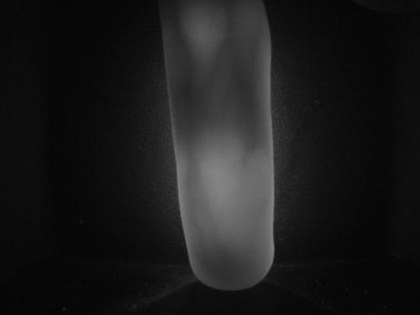
%> input picture experiments/another_test/06.jpg, 420 x 315 px, shrunk from 640 x 480 before the run
$ octave --eval "result = get_vein_curvature(imread('../../experiments/another_test/06.jpg'));"   (GNU Octave 9; MATLAB toolbox functions it lacks are replaced by stand-ins)
%> lines starting %> are read from the running program, lines starting %| are printed output that depends on the picture; in (x1, y1, x2, y2) boxes, pixels count from 0 and x2, y2 are one past the last pixel; in counts of white or black regions, pixels touching at a corner belong together; the program's own positions count from 1
### clean/mhd_classifier/miura_max_curvature.m
function veins = miura_max_curvature(img, fvr, sigma)
%> called with sigma = 3
% Maximum curvature method

% Parameters:
%  img    - Input vascular image
%  fvr    - Finger vein region
%  sigma  - Sigma used for determining derivatives

% Returns:
%  veins - Vein image

% Reference:
% Extraction of finger-vein patterns using maximum curvature points in
%   image profiles
% N. Miura, A. Nagasaka, and T. Miyatake
% IAPR conference on machine vision applications 9 (2005), pp. 347--350

% Author:  Bram Ton <b.t.ton@alumnus.utwente.nl>
% Date:    20th December 2011
% License: Simplified BSD License

% Changelog:
% 2012/01/10 - Speed enhancement by rewriting diag() functions
%              with linear indices.

% Construct filter kernels
winsize = ceil(4*sigma);
[X,Y] = meshgrid(-winsize:winsize, -winsize:winsize);

h = (1/(2*pi*sigma^2)).*exp(-(X.^2 + Y.^2)/(2*sigma^2));
hx = (-X/(sigma^2)).*h;
hxx = ((X.^2 - sigma^2)/(sigma^4)).*h;
hy = hx';
hyy = hxx';
hxy = ((X.*Y)/(sigma^4)).*h;

% Do the actual filtering
fx  = imfilter(img, hx,  'replicate', 'conv');
fxx = imfilter(img, hxx, 'replicate', 'conv');
fy  = imfilter(img, hy,  'replicate', 'conv');
fyy = imfilter(img, hyy, 'replicate', 'conv');
fxy = imfilter(img, hxy, 'replicate', 'conv');
f1  = 0.5*sqrt(2)*(fx + fy); % \
f2  = 0.5*sqrt(2)*(fx - fy); % /
f11 = 0.5*fxx + fxy + 0.5*fyy; % \\
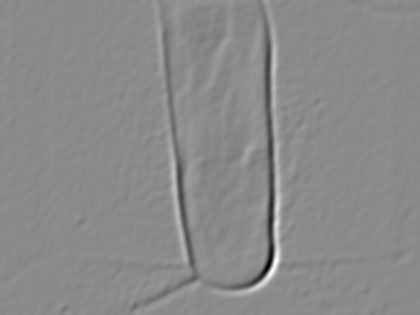
%> f11: size 315x420 double; min -0.00768, max 0.00645, mean -7.1e-06; drawn with min black and max white
f22 = 0.5*fxx - fxy + 0.5*fyy; % //

[img_h, img_w] = size(img); % Image height and width
%> img_h = 315; img_w = 420

%% Calculate curvatures
k = zeros(img_h, img_w, 4);
k(:,:,1) = (fxx./((1 + fx.^2).^(3/2))).*fvr; % hor
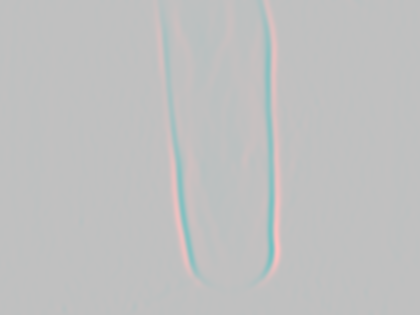
%> k: size 315x420x4 double; mean R, G, B, A -6.2e-06, 0, 0, 0; transparent parts drawn white
k(:,:,2) = (fyy./((1 + fy.^2).^(3/2))).*fvr; % ver
k(:,:,3) = (f11./((1 + f1.^2).^(3/2))).*fvr; % \
k(:,:,4) = (f22./((1 + f2.^2).^(3/2))).*fvr; % /

%% Scores
%V = zeros(img_h, img_w, 4);
Vt = zeros(img_h, img_w, 4);
Wr = 0;

% Horizontal direction
bla = k(:,:,1) > 0;
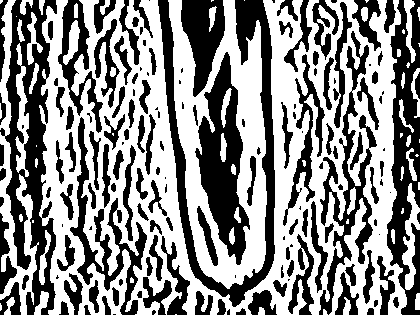
%> bla: size 315x420 logical; 54.9% white; 155 black regions (41 under 20 px), largest, box (x1, y1, x2, y2) and area: (0, 0, 57, 315) 7822, (158, 0, 275, 307) 6812, (387, 0, 420, 315) 5753
for y=1:img_h
    for x=1:img_w
        if(bla(y,x))
            Wr = Wr + 1;
        end

        if ( Wr > 0 && (x == img_w || ~bla(y,x)) )
            if (x == img_w)
                % Reached edge of image
                pos_end = x;
            else
                pos_end = x - 1;
            end

            pos_start = pos_end - Wr + 1; % Start pos of concave
            [~, I] = max(k(y, pos_start:pos_end,1));
            pos_max = pos_start + I - 1;
            Scr = k(y,pos_max,1)*Wr;
            %V(y,pos_max,1) = V(y,pos_max,1) + Scr;
            Vt(y,pos_max) = Vt(y,pos_max) + Scr;
            Wr = 0;
        end
    end
end
%> after the loop, I = 4; Scr = 0.00257; Wr = 0; pos_end = 402; pos_max = 392; pos_start = 389

% Vertical direction
bla = k(:,:,2) > 0;
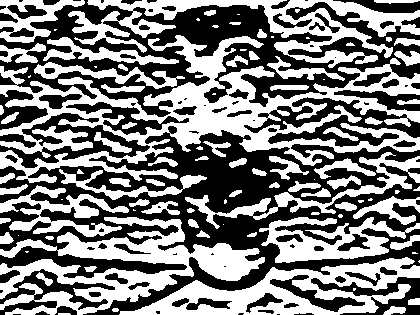
%> bla: size 315x420 logical; 48.9% white; 97 white regions (27 under 20 px), largest, box (x1, y1, x2, y2) and area: (0, 35, 420, 183) 19053, (0, 217, 265, 315) 9794, (68, 0, 420, 68) 7460
for x=1:img_w
    for y=1:img_h
        if(bla(y,x))
            Wr = Wr + 1;
        end

        if ( Wr > 0 && (y == img_h || ~bla(y,x)) )
            if (x == img_h)
                % Reached edge of image
                pos_end = y;
            else
                pos_end = y - 1;
            end

            pos_start = pos_end - Wr + 1; % Start pos of concave
            [~, I] = max(k(pos_start:pos_end,x,2));
            pos_max = pos_start + I - 1;
            Scr = k(pos_max,x,2)*Wr;
            %V(pos_max,x,2) = V(pos_max,x,2) + Scr;
            Vt(pos_max,x) = Vt(pos_max,x) + Scr;
            Wr = 0;
        end
    end
end
%> Vt: size 315x420x4 double; mean R, G, B, A 0.000558, 0, 0, 0
%> after the loop, Scr = 0.00132; pos_end = 305; pos_max = 302; pos_start = 299

% Direction: \
bla = k(:,:,3) > 0;
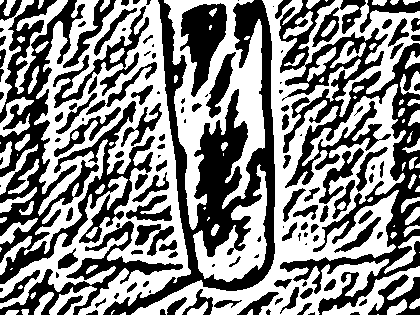
%> bla: size 315x420 logical; 52.8% white; 129 black regions (36 under 20 px), largest, box (x1, y1, x2, y2) and area: (279, 0, 420, 315) 14013, (103, 0, 275, 315) 13692, (0, 0, 155, 284) 12336
for start=1:(img_w+img_h-1)
    % Initial values
    if (start <= img_w)
        x = start;
        y = 1;
    else
        x = 1;
        y = start - img_w + 1;
    end
    done = false;

    while ~done
        if(bla(y,x))
            Wr = Wr + 1;
        end

        if ( Wr > 0 && (y == img_h || x == img_w || ~bla(y,x)) )
            if (y == img_h || x == img_w)
                % Reached edge of image
                pos_x_end = x;
                pos_y_end = y;
            else
                pos_x_end = x - 1;
                pos_y_end = y - 1;
            end
            pos_x_start = pos_x_end - Wr + 1;
            pos_y_start = pos_y_end - Wr + 1;

            %d = diag(k(pos_y_start:pos_y_end, pos_x_start:pos_x_end, 3));
            % More efficient implementation than diag(..)
            d = k(((pos_x_start-1)*img_h + pos_y_start + 2*img_w*img_h):(img_h + 1):((pos_x_end-1)*img_h + pos_y_end + 2*img_w*img_h));
            [~, I] = max(d);
            pos_x_max = pos_x_start + I - 1;
            pos_y_max = pos_y_start + I - 1;
            Scr = k(pos_y_max,pos_x_max,3)*Wr;
            %V(pos_y_max,pos_x_max,3) = V(pos_y_max,pos_x_max,3) + Scr;
            Vt(pos_y_max,pos_x_max) = Vt(pos_y_max,pos_x_max) + Scr;
            Wr = 0;
        end

        if((x == img_w) || (y == img_h))
            done = true;
        else
            x = x + 1;
            y = y + 1;
        end
    end
end
%> Vt: size 315x420x4 double; mean R, G, B, A 0.000778, 0, 0, 0
%> after the loop, I = 1; Scr = 1.05e-05; d = 1.05e-05; pos_x_end = 6; pos_x_max = 6; pos_x_start = 6; pos_y_end = 315; pos_y_max = 315; pos_y_start = 315; x = 1; y = 315

% Direction: /
bla = k(:,:,4) > 0;
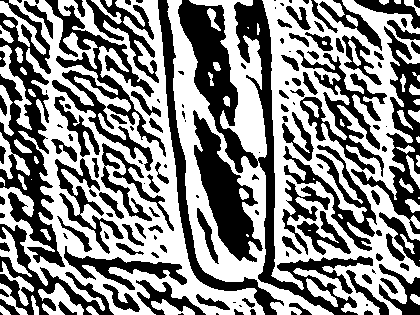
%> bla: size 315x420 logical; 53.2% white; 138 black regions (42 under 20 px), largest, box (x1, y1, x2, y2) and area: (178, 0, 373, 315) 10428, (0, 0, 65, 267) 6428, (45, 0, 166, 171) 4631
for start=1:(img_w+img_h-1)
    % Initial values
    if (start <= img_w)
        x = start;
        y = img_h;
    else
        x = 1;
        y = img_w+img_h-start;
    end
    done = false;

    while ~done
        if(bla(y,x))
            Wr = Wr + 1;
        end

        if ( Wr > 0 && (y == 1 || x == img_w || ~bla(y,x)) )
            if (y == 1 || x == img_w)
                % Reached edge of image
                pos_x_end = x;
                pos_y_end = y;
            else
                pos_x_end = x - 1;
                pos_y_end = y + 1;
            end
            pos_x_start = pos_x_end - Wr + 1;
            pos_y_start = pos_y_end + Wr - 1;

            %d = diag(flipud(k(pos_y_end:pos_y_start, pos_x_start:pos_x_end, 4)));
            % More efficient implementation than diag(flipud(..))
            d = k(((pos_x_start-1)*img_h + pos_y_start + 3*img_w*img_h):(img_h - 1):((pos_x_end-1)*img_h + pos_y_end + 3*img_w*img_h));
            [~, I] = max(d);
            pos_x_max = pos_x_start + I - 1;
            pos_y_max = pos_y_start - I + 1;
            Scr = k(pos_y_max,pos_x_max,4)*Wr;
            %V(pos_y_max,pos_x_max,4) = V(pos_y_max,pos_x_max,4) + Scr;
            Vt(pos_y_max,pos_x_max) = Vt(pos_y_max,pos_x_max) + Scr;
            Wr = 0;
        end

        if((x == img_w) || (y == 1))
            done = true;
        else
            x = x + 1;
            y = y - 1;
        end
    end
end
%> Vt: size 315x420x4 double; mean R, G, B, A 0.00104, 0, 0, 0
%> after the loop, Scr = -8.31e-06; d = -8.31e-06; pos_x_end = 2; pos_x_max = 2; pos_x_start = 2; pos_y_end = 1; pos_y_max = 1; pos_y_start = 1; x = 1; y = 1

%Vt = V(:,:,1) + V(:,:,2) + V(:,:,3) + V(:,:,4);

%% Connection of vein centres
Cd = zeros(img_h, img_w, 4);
for x=3:img_w-3
    for y=3:img_h-3
        Cd(y,x,1) = min(max(Vt(y,x+1),  Vt(y,x+2))  ,...
            max(Vt(y,x-1),  Vt(y,x-2)));   % Hor
        Cd(y,x,2) = min(max(Vt(y+1,x),  Vt(y+2,x))  ,...
            max(Vt(y-1,x),  Vt(y-2,x)));   % Vert
        Cd(y,x,3) = min(max(Vt(y-1,x-1),Vt(y-2,x-2)),...
            max(Vt(y+1,x+1),Vt(y+2,x+2))); % \
        Cd(y,x,4) = min(max(Vt(y+1,x-1),Vt(y+2,x-2)),...
            max(Vt(y-1,x+1),Vt(y-2,x+2))); % /
    end
end

veins = max(Cd,[],3);

% [46 lines of commented-out code are left out]

### clean/mhd_classifier/get_vein_curvature.m
function [ veins ] = get_vein_curvature( image, sigma, region )
%get_vein_curvature Segment the veins using Miura's Maximum Curvature approach
%   This is just a wrapper function
%   sigma is a parameter for the vein segmentation algorithm
%	"region" is a mask for the input image. By default, we consider the entire image

    if (nargin < 2)
       sigma = 3;
       region = ones (size (image) );
    end

    image = im2double (image);
    veins = miura_max_curvature (image, region, sigma);

    % threshold the image using the median value of pixels greater than 0
    med = median(veins(veins>0));
%> med = 0.000538
    veins = veins > med; % pixels will either be 1 or 0.
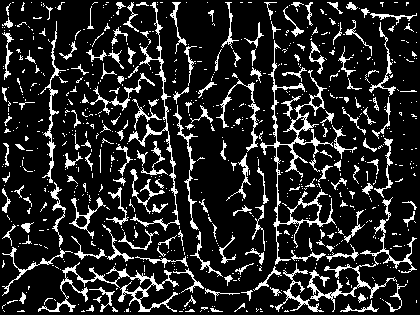
%> veins: size 315x420 logical; 14.9% white in thin lines or dots

end
